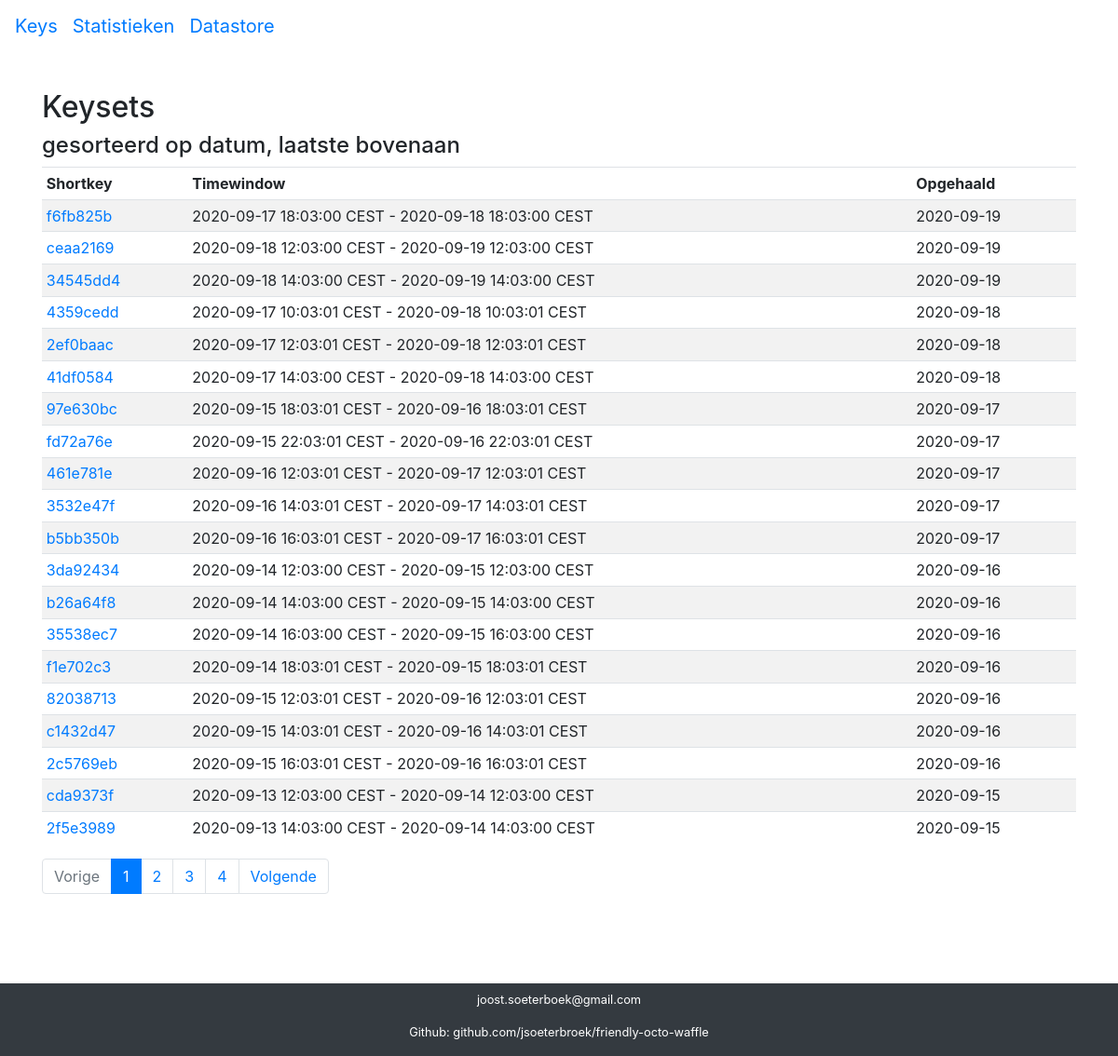
The page /keys/ on the database as committed earlier.
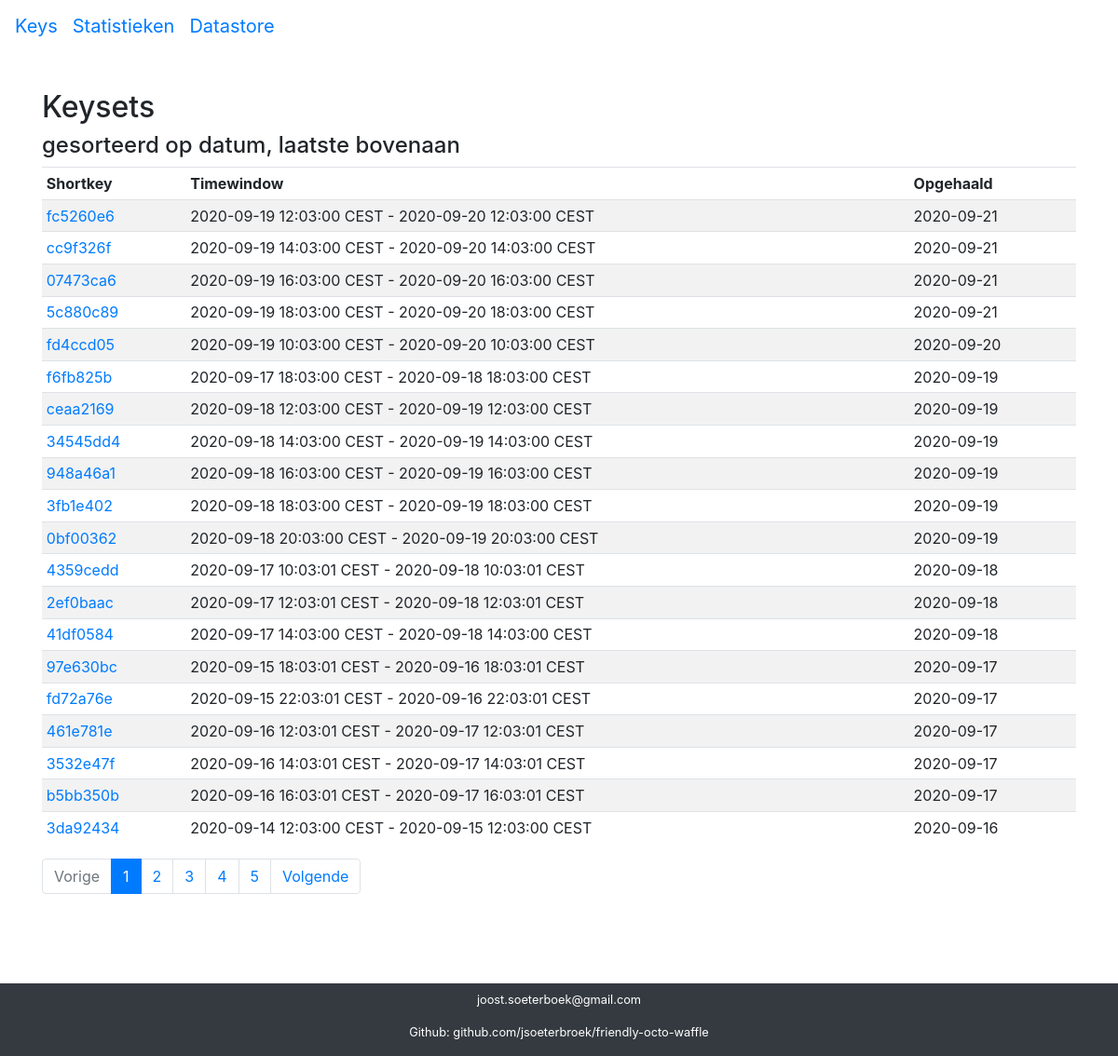
The same page on the database as committed later.
### keys/models.py (models this page shows, shortened)
class Keys(models.Model):
    key = models.CharField("key", max_length=255, unique=True, primary_key=True)
    shortkey = models.CharField("short key", max_length=8)
    created = models.DateTimeField(auto_now_add=True, editable=False)
    environment = models.CharField("omgeving", max_length=125)
    seen = models.CharField("opgehaald", max_length=48)
    start_timestamp = models.CharField("timestamp start", max_length=48)
    end_timestamp = models.CharField("timestamp end", max_length=48)
    num_teks = models.IntegerField('number of keys')
    class Meta:
        verbose_name = 'Exposure Keyset'
        verbose_name_plural = 'Exposure Keysets'

### keys/views.py (the view)
# urls.py: path('keys/', include('keys.urls'), name='key_index'),
def key_index(request):
    keysets_list_latest = Keys.objects.order_by('-seen')
    paginator = Paginator(keysets_list_latest, settings.KEYSETS_PAGINATE_BY)
    page = request.GET.get('page')
    try:
        plist = paginator.get_page(page)
    except PageNotAnInteger:
        plist = paginator.get_page(1)
    except EmptyPage:
        plist = paginator.get_page(paginator.num_pages)
    context = {'plist': plist}
    return render(request, 'key_index.html', context)

### keys/templates/key_index.html
{% extends "base.html" %}
{% block content %}
{% load static %}
{% load l10n %}
<p>&nbsp;</p>
<h2> Keysets </h2>
<h4> gesorteerd op datum, laatste bovenaan </h4>
  {% if plist %}
  <table class="table table-striped table-sm">
          <thead>
            <tr>
                    <td><b>Shortkey</b></td>
                    <td><b>Timewindow</b></td>
                    <td><b>Opgehaald</b></td>
            </tr>
          </thead>
          <tbody>
    {% for p in plist %}
      <tr>
          <td><a href="{{p.shortkey}}/">{{p.shortkey}}<a/></td><td>{{p.start_timestamp}} - {{p.end_timestamp}}</td><td>{{p.seen}}</td>
      </tr>
    {% endfor %}
  </tbody>
  </table>
 {% if plist.has_other_pages %}
  <nav aria-label="pagination">
  <ul class="pagination">
    {% if plist.has_previous %}
      <li class="page-item"><a class="page-link" href="?page={{ plist.previous_page_number }}">Vorige</a></li>
    {% else %}
      <li class="page-item disabled"><span class="page-link">Vorige</span></li>
    {% endif %}
    {% for i in plist.paginator.page_range %}
      {% if plist.number == i %}
        <li class="page-item active"><span class="page-link">{{ i }} <span class="sr-only">(current)</span></span></li>
      {% else %}
        <li class="page-item"><a class="page-link" href="?page={{ i }}">{{ i }}</a></li>
      {% endif %}
    {% endfor %}
    {% if plist.has_next %}
      <li class="page-item"><a class="page-link" href="?page={{ plist.next_page_number }}">Volgende</a></li>
    {% else %}
      <li class="page-item disabled"><span class="page-link">Volgende</span></li>
    {% endif %}
  </ul>
  </nav>
  {% endif %}
  {% else %}
   <p>There are no keysets in the database.</p>
  {% endif %}
{% endblock %}

Rows that differ between the two databases and show on the page:
no longer on this page (row unchanged): Keys: shortkey "b26a64f8", start_timestamp "2020-09-14 14:03:00 CEST", end_timestamp "2020-09-15 14:03:00 CEST", seen "2020-09-16"
no longer on this page (row unchanged): Keys: shortkey "35538ec7", start_timestamp "2020-09-14 16:03:00 CEST", end_timestamp "2020-09-15 16:03:00 CEST", seen "2020-09-16"
no longer on this page (row unchanged): Keys: shortkey "f1e702c3", start_timestamp "2020-09-14 18:03:01 CEST", end_timestamp "2020-09-15 18:03:01 CEST", seen "2020-09-16"
no longer on this page (row unchanged): Keys: shortkey "82038713", start_timestamp "2020-09-15 12:03:01 CEST", end_timestamp "2020-09-16 12:03:01 CEST", seen "2020-09-16"
no longer on this page (row unchanged): Keys: shortkey "c1432d47", start_timestamp "2020-09-15 14:03:01 CEST", end_timestamp "2020-09-16 14:03:01 CEST", seen "2020-09-16"
no longer on this page (row unchanged): Keys: shortkey "2c5769eb", start_timestamp "2020-09-15 16:03:01 CEST", end_timestamp "2020-09-16 16:03:01 CEST", seen "2020-09-16"
no longer on this page (row unchanged): Keys: shortkey "cda9373f", start_timestamp "2020-09-13 12:03:00 CEST", end_timestamp "2020-09-14 12:03:00 CEST", seen "2020-09-15"
no longer on this page (row unchanged): Keys: shortkey "2f5e3989", start_timestamp "2020-09-13 14:03:00 CEST", end_timestamp "2020-09-14 14:03:00 CEST", seen "2020-09-15"
added Keys: shortkey "fc5260e6", start_timestamp "2020-09-19 12:03:00 CEST", end_timestamp "2020-09-20 12:03:00 CEST", seen "2020-09-21"
added Keys: shortkey "cc9f326f", start_timestamp "2020-09-19 14:03:00 CEST", end_timestamp "2020-09-20 14:03:00 CEST", seen "2020-09-21"
added Keys: shortkey "07473ca6", start_timestamp "2020-09-19 16:03:00 CEST", end_timestamp "2020-09-20 16:03:00 CEST", seen "2020-09-21"
added Keys: shortkey "5c880c89", start_timestamp "2020-09-19 18:03:00 CEST", end_timestamp "2020-09-20 18:03:00 CEST", seen "2020-09-21"
added Keys: shortkey "fd4ccd05", start_timestamp "2020-09-19 10:03:00 CEST", end_timestamp "2020-09-20 10:03:00 CEST", seen "2020-09-20"
added Keys: shortkey "948a46a1", start_timestamp "2020-09-18 16:03:00 CEST", end_timestamp "2020-09-19 16:03:00 CEST", seen "2020-09-19"
added Keys: shortkey "3fb1e402", start_timestamp "2020-09-18 18:03:00 CEST", end_timestamp "2020-09-19 18:03:00 CEST", seen "2020-09-19"
added Keys: shortkey "0bf00362", start_timestamp "2020-09-18 20:03:00 CEST", end_timestamp "2020-09-19 20:03:00 CEST", seen "2020-09-19"
Other text that changed with them:
new list line: "5"
